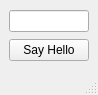
<?xml version="1.0" encoding="UTF-8"?>
<ui version="4.0">
 <class>MainWindow</class>
 <widget class="QMainWindow" name="MainWindow">
  <property name="geometry">
   <rect>
    <x>0</x>
    <y>0</y>
    <width>92</width>
    <height>95</height>
   </rect>
  </property>
  <property name="windowTitle">
   <string>MainWindow</string>
  </property>
  <widget class="QWidget" name="centralwidget">
   <layout class="QVBoxLayout" name="verticalLayout">
    <item>
     <widget class="QLineEdit" name="lineEdit"/>
    </item>
    <item>
     <widget class="QPushButton" name="pushButton">
      <property name="text">
       <string>Say Hello</string>
      </property>
     </widget>
    </item>
   </layout>
  </widget>
  <widget class="QMenuBar" name="menubar">
   <property name="geometry">
    <rect>
     <x>0</x>
     <y>0</y>
     <width>92</width>
     <height>17</height>
    </rect>
   </property>
  </widget>
  <widget class="QStatusBar" name="statusbar"/>
 </widget>
 <resources/>
 <connections/>
</ui>
